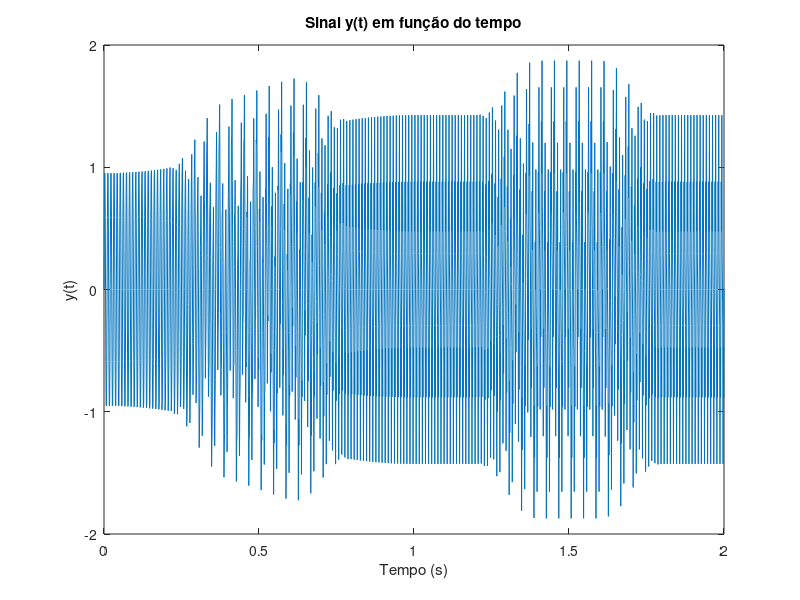
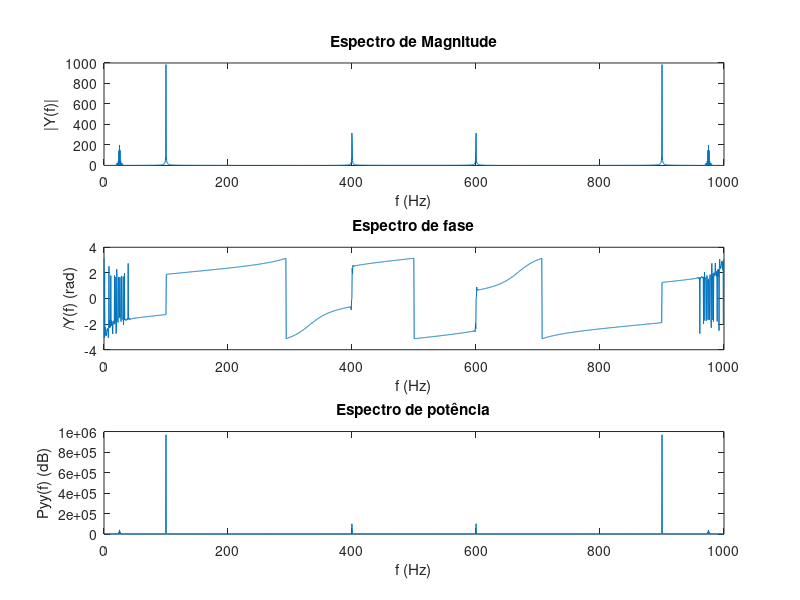

Source code (MATLAB) for these figures, in order: (Note: this script raises an error after producing the figures.)
clc; clear; close all force;

%data = importdata('Data03.csv')
data = csvread('Data03.csv');
x1 = data(:, 1);
y1 = data(:, 2);

% Letra (A)
figure
plot(x1, y1);
title("Sinal y(t) em função do tempo");
xlabel("Tempo (s)");
ylabel("y(t)");

media= mean(y1)
yrms = rms(y1)

% Letra (B)
dt = 1e-3;
t = [0:dt:2]
M= 2001;
%dt = max(x1)/M  % Resolução temporal: valor maximo do tempo/numero de pontos que temos
df = 1/(M*dt)  % Resolução espectral
f = [0:df:(M-1)*df]'; % frequencia


Y= fft(y1,M);       %FFT
mY= abs(Y);         %Magnitude
pY = angle(Y);      %Fase
pyy=(Y.*conj(Y));   %Espectro de potencia

figure
subplot(3,1,1); plot(f, mY); 
title('Espectro de Magnitude');
xlabel('f (Hz)');
ylabel('|Y(f)|');

subplot(3,1,2); plot(f, pY);
title('Espectro de fase');
xlabel('f (Hz)');
ylabel('/Y(f) (rad)');

subplot(3,1,3); plot(f, pyy);
title('Espectro de potência');
xlabel('f (Hz)');
ylabel('Pyy(f) (dB)');

% Letra (C)
dt_int = int64(dt);
y1_int = int64(y1);
spectogram(Y, 128, 1, 2001, 1/dt_int)

